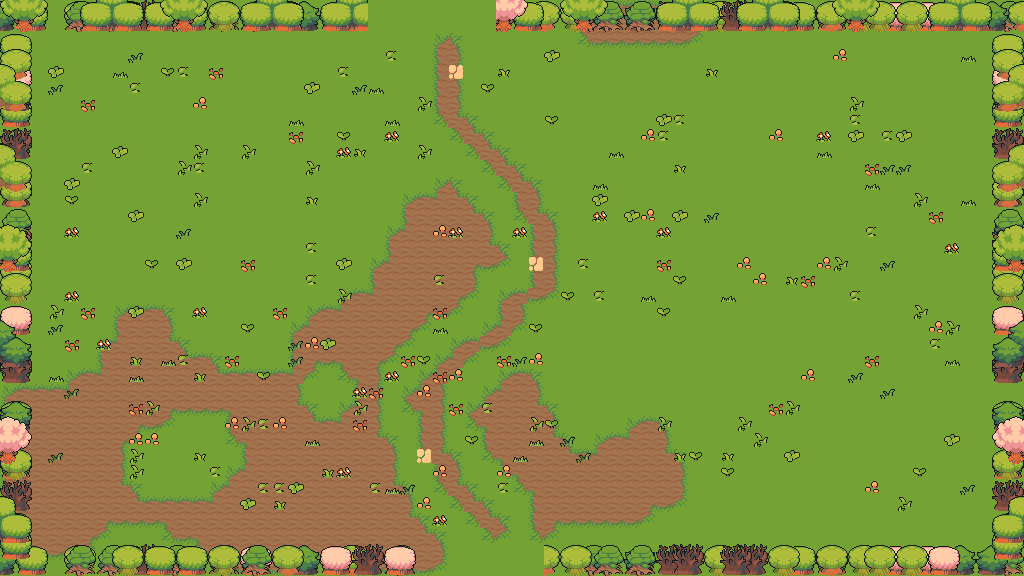

Below is a game level as drawn by its tile map, then a one-line description and the .tmx that defines it (tile-layer data replaced by summaries):
An orthogonal 64x36 tile map with 16x16 px tiles, 7 tile layers (floor, ground, path, decor, ...), 6 tilesets and 45 objects (25x prop, 9x spawn, 8x obstacle, 2x door, playerStart).

<map version="1.10" tiledversion="1.11.0" orientation="orthogonal" renderorder="right-down" width="64" height="36" tilewidth="16" tileheight="16" infinite="0" nextlayerid="9" nextobjectid="46">
 <properties>
    <property name="chapter" type="int" value="1" />
    <property name="room" type="int" value="9" />
    <property name="isBossRoom" type="bool" value="false" />
 </properties>
 <tileset firstgid="1" source="field.tsx" />
 <tileset firstgid="76" source="nature.tsx" />
 <tileset firstgid="580" source="relief.tsx" />
 <tileset firstgid="820" source="element.tsx" />
 <tileset firstgid="1060" source="floordetail.tsx" />
 <tileset firstgid="1140" source="tilefloor.tsx" />
 <layer id="1" name="floor" width="64" height="36">
  <data>[2304 cells, 2304 non-empty, 1 distinct tile ids]</data>
 </layer>
 <layer id="2" name="ground" width="64" height="36">
  <data>[2304 cells, 501 non-empty, 13 distinct tile ids]</data>
 </layer>
 <layer id="3" name="path" width="64" height="36">
  <data>[2304 cells, 83 non-empty, 11 distinct tile ids]</data>
 </layer>
 <layer id="4" name="decor" width="64" height="36">
  <data>[2304 cells, 207 non-empty, 11 distinct tile ids]</data>
 </layer>
 <layer id="5" name="border-back" width="64" height="36">
  <data>[2304 cells, 284 non-empty, 28 distinct tile ids]</data>
 </layer>
 <layer id="6" name="border-mid" width="64" height="36">
  <data>[2304 cells, 281 non-empty, 28 distinct tile ids]</data>
 </layer>
 <layer id="7" name="border-front" width="64" height="36">
  <data>[2304 cells, 148 non-empty, 54 distinct tile ids]</data>
 </layer>
 <objectgroup id="8" name="objects">
  <object id="1" name="playerStart" x="480" y="304"><point /></object>
  <object id="2" name="spawn" x="600" y="248">
   <properties>
    <property name="role" value="chaser" />
    <property name="wave" type="int" value="1" />
    <property name="elite" type="bool" value="false" />
   </properties>
  <point /></object>
  <object id="3" name="spawn" x="584" y="416">
   <properties>
    <property name="role" value="chaser" />
    <property name="wave" type="int" value="1" />
    <property name="elite" type="bool" value="false" />
   </properties>
  <point /></object>
  <object id="4" name="spawn" x="304" y="384">
   <properties>
    <property name="role" value="caster" />
    <property name="wave" type="int" value="1" />
    <property name="elite" type="bool" value="false" />
   </properties>
  <point /></object>
  <object id="5" name="spawn" x="480" y="160">
   <properties>
    <property name="role" value="chaser" />
    <property name="wave" type="int" value="2" />
    <property name="elite" type="bool" value="false" />
   </properties>
  <point /></object>
  <object id="6" name="spawn" x="608" y="336">
   <properties>
    <property name="role" value="chaser" />
    <property name="wave" type="int" value="2" />
    <property name="elite" type="bool" value="false" />
   </properties>
  <point /></object>
  <object id="7" name="spawn" x="568" y="376">
   <properties>
    <property name="role" value="chaser" />
    <property name="wave" type="int" value="2" />
    <property name="elite" type="bool" value="false" />
   </properties>
  <point /></object>
  <object id="8" name="spawn" x="344" y="320">
   <properties>
    <property name="role" value="chaser" />
    <property name="wave" type="int" value="3" />
    <property name="elite" type="bool" value="false" />
   </properties>
  <point /></object>
  <object id="9" name="spawn" x="456" y="120">
   <properties>
    <property name="role" value="caster" />
    <property name="wave" type="int" value="3" />
    <property name="elite" type="bool" value="false" />
   </properties>
  <point /></object>
  <object id="10" name="spawn" x="536" y="136">
   <properties>
    <property name="role" value="caster" />
    <property name="wave" type="int" value="3" />
    <property name="elite" type="bool" value="false" />
   </properties>
  <point /></object>
  <object id="11" name="door" x="480" y="568"><point /></object>
  <object id="12" name="door" x="440" y="8"><point /></object>
  <object id="13" name="obstacle" x="0" y="544" width="416" height="32">
   <properties>
    <property name="kind" value="edge" />
   </properties>
  </object>
  <object id="14" name="obstacle" x="544" y="544" width="480" height="32">
   <properties>
    <property name="kind" value="edge" />
   </properties>
  </object>
  <object id="15" name="obstacle" x="0" y="0" width="368" height="32">
   <properties>
    <property name="kind" value="edge" />
   </properties>
  </object>
  <object id="16" name="obstacle" x="496" y="0" width="528" height="32">
   <properties>
    <property name="kind" value="edge" />
   </properties>
  </object>
  <object id="17" name="obstacle" x="0" y="32" width="32" height="512">
   <properties>
    <property name="kind" value="edge" />
   </properties>
  </object>
  <object id="18" name="obstacle" x="992" y="32" width="32" height="512">
   <properties>
    <property name="kind" value="edge" />
   </properties>
  </object>
  <object id="19" name="obstacle" x="256" y="96" width="16" height="16">
   <properties>
    <property name="kind" value="pillar" />
   </properties>
  </object>
  <object id="20" name="obstacle" x="896" y="48" width="32" height="32">
   <properties>
    <property name="kind" value="pillar" />
   </properties>
  </object>
  <object id="21" name="prop" x="688" y="320" width="32" height="32">
   <properties>
    <property name="key" value="tree-round" />
   </properties>
  </object>
  <object id="22" name="prop" x="720" y="320" width="32" height="32">
   <properties>
    <property name="key" value="tree-green" />
   </properties>
  </object>
  <object id="23" name="prop" x="704" y="352" width="48" height="48">
   <properties>
    <property name="key" value="tree-big-green" />
   </properties>
  </object>
  <object id="24" name="prop" x="736" y="352" width="32" height="32">
   <properties>
    <property name="key" value="tree-pine" />
   </properties>
  </object>
  <object id="25" name="prop" x="348" y="190" width="64" height="48">
   <properties>
    <property name="key" value="tree-cluster-green" />
   </properties>
  </object>
  <object id="26" name="prop" x="48" y="112" width="16" height="16">
   <properties>
    <property name="key" value="flower-red" />
   </properties>
  </object>
  <object id="27" name="prop" x="400" y="176" width="16" height="16">
   <properties>
    <property name="key" value="bush-dark" />
   </properties>
  </object>
  <object id="28" name="prop" x="48" y="112" width="16" height="16">
   <properties>
    <property name="key" value="bush-green" />
   </properties>
  </object>
  <object id="29" name="prop" x="748" y="190" width="64" height="48">
   <properties>
    <property name="key" value="tree-cluster-green" />
   </properties>
  </object>
  <object id="30" name="prop" x="584" y="88" width="32" height="32">
   <properties>
    <property name="key" value="tree-pink" />
   </properties>
  </object>
  <object id="31" name="prop" x="656" y="80" width="16" height="16">
   <properties>
    <property name="key" value="grass-tall" />
   </properties>
  </object>
  <object id="32" name="prop" x="944" y="160" width="16" height="16">
   <properties>
    <property name="key" value="bush-green" />
   </properties>
  </object>
  <object id="33" name="prop" x="704" y="240" width="16" height="16">
   <properties>
    <property name="key" value="grass-tall" />
   </properties>
  </object>
  <object id="34" name="prop" x="656" y="64" width="16" height="16">
   <properties>
    <property name="key" value="flower-clover" />
   </properties>
  </object>
  <object id="35" name="prop" x="61" y="482" width="32" height="32">
   <properties>
    <property name="key" value="stump-big" />
   </properties>
  </object>
  </objectgroup>
</map>
<!-- 10 of 45 objects omitted -->
